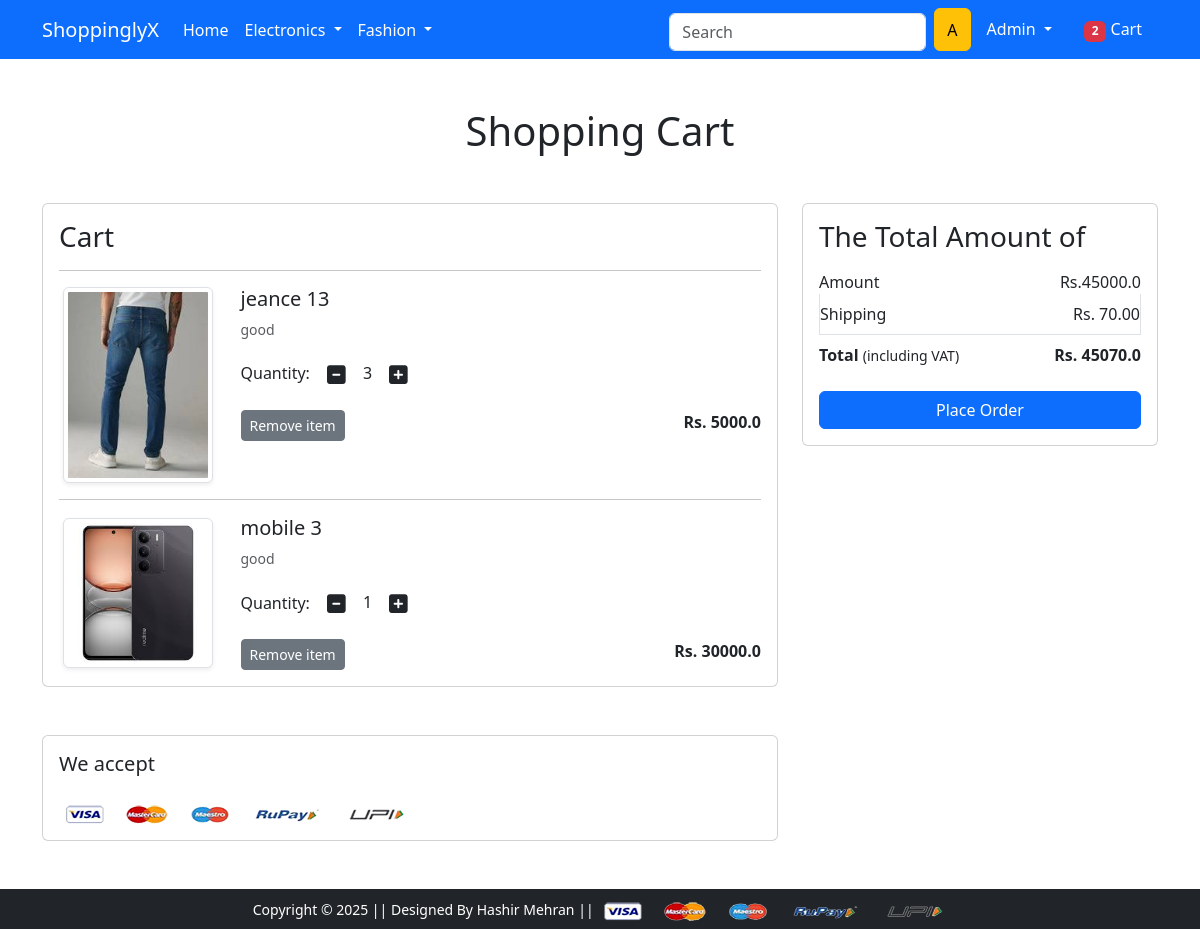
The app's page /cart/ (signed in) with its own data.
### app/models.py (models this page shows, shortened)
class Cart(models.Model):
    user     = models.ForeignKey(User, on_delete=models.CASCADE)
    product  = models.ForeignKey(Product, on_delete=models.CASCADE)
    quantity = models.PositiveIntegerField(default=1)

class Product(models.Model):
    title            = models.CharField(max_length=100)
    selling_price    = models.FloatField()
    discounted_price = models.FloatField()
    description      = models.TextField()
    brand            = models.CharField(max_length=100)
    category         = models.CharField(choices=CATEGORY_CHOICES, max_length=2)
    product_image    = models.ImageField(upload_to='productimg')

### app/views.py (the view)
# urls.py: path('cart/', views.show_cart, name='showcart'),
@login_required
def show_cart(request):
    if request.user.is_authenticated:
        user = request.user
        cart = Cart.objects.filter(user=user)
        cart_item_count = cart.count()
        amount = 0.0
        shipping_amount = 70.0
        totalamount = 0.0
        if cart.exists():
            for p in cart:
                tempamount = p.quantity * p.product.discounted_price
                amount += tempamount
            totalamount = amount + shipping_amount
            return render(request, 'app/addtocart.html', {'carts': cart, 'amount': amount, 'totalamount': totalamount, 'cart_item_count': cart_item_count})
        else:
            return render(request, 'app/emptycart.html')

### app/context_processors.py (called while the page is built)
def cart_item_count(request):
    cart_count = 0
    if request.user.is_authenticated:
        cart_count = Cart.objects.filter(user=request.user).count()  # Count items in the cart
    return {'cart_item_count': cart_count}

### app/templates/app/addtocart.html (shortened to what this page needs)
{% extends 'app/base.html' %}
{% load static %}
{% block main-content %}
<div class="container my-5">
 <div class="row">
  <h1 class="text-center mb-5">Shopping Cart</h1>
  <div class="col-sm-8">
  <div class="card">
   <div class="card-body">
    <h3>Cart</h3>
    {% for cart in carts%}
    <hr>
    <div class="row">
     <div class="col-sm-3 text-center align-self-center"><img src="{{cart.product.product_image.url}}" alt="" srcset="" class="img-fluid img-thumbnail shadow-sm" height="150" width="150"> </div>
     <div class="col-sm-9">
      <div>
       <h5>{{cart.product.title}}</h5>
       <p class="mb-2 text-muted small">{{cart.product.description}}</p>
       <div class="my-3">
          <label for="quantity">Quantity:</label>
          <a class="minus-cart btn" pid="{{cart.product.id}}"><i class="fas fa-minus-square fa-lg"></i></a>
            <span id="quantity">{{cart.quantity}}</span>
          <a class="plus-cart btn"pid="{{cart.product.id}}"><i class="fas fa-plus-square fa-lg"></i></a>
        </div>
        <div class="d-flex justify-content-between">
          <a href="#" class="btn btn-sm btn-secondary mr-3 remove-cart"pid="{{cart.product.id}}">Remove item </a>
          <p class="mb-0"><span><strong>Rs. {{cart.product.discounted_price}}</strong></span></p>
       </div>
      </div>
     </div>
    </div>
    {% endfor %}
   </div>
   </div>
  </div>
  <div class="col-sm-4">
   <div class="card">
    <div class="card-body">
      <h3>The Total Amount of</h3>
      <ul class="list-group">
       <li class="list-group-item d-flex justify-content-between align-items-center border-0 px-0 pb-0">Amount<span id="amount">Rs.{{amount}}</span></li>
       <li class="list-group-item d-flex justify-content-between align-items-center px-0">Shipping<span>Rs. 70.00</span></li>
       <li class="list-group-item d-flex justify-content-between align-items-center border-0 px-0 mb-3">
        <div>
           <strong>Total</strong> <small>(including VAT)</small>
         </div>
         <span><strong>Rs.<strong id="totalamount"> {{totalamount}}</strong></strong></span>
       </li>
      </ul>
      <div class="d-grid"><a href="{% url 'checkout' %}" class="btn btn-primary">Place Order</a></div>
    </div>
   </div>
  </div>
 </div>
</div>
<div class="container">
 <div class="row">
  <div class="col-sm-8">
   <div class="card">
    <div class="card-body">
      <h5 class="mb-4">We accept</h5>
      <img src="{% static 'app/images/payment.png' %}" alt="" class="img-fluid">
    </div>
  </div>
  </div>
 </div>
</div>
{% endblock main-content %}

### app/templates/app/base.html (shortened to what this page needs)
<!doctype html>
{% load static %}
<html lang="en">
  <head>
    <link href="https://cdn.jsdelivr.net/npm/bootstrap@5.0.0-beta1/dist/css/bootstrap.min.css" rel="stylesheet">
    <link href="https://cdn.jsdelivr.net/npm/bootstrap@5.3.0-alpha1/dist/css/bootstrap.min.css" rel="stylesheet" />
    <link rel="stylesheet" href="{% static 'app/css/owl.carousel.min.css' %}">
    <link rel="stylesheet" href="{% static 'app/css/all.min.css' %}">
    <link rel="stylesheet" href="{% static 'app/css/style.css' %}">
  </head>
  <body>
    <nav class="navbar navbar-expand-lg navbar-dark bg-primary">
     <div class="container">
       <a class="navbar-brand" href="/">ShoppinglyX</a>
       <div class="collapse navbar-collapse" id="navbarSupportedContent">
         <ul class="navbar-nav me-auto mb-2 mb-lg-0">
           <li class="nav-item">
             <a class="nav-link active" aria-current="page" href="/">Home</a>
           </li>
           <li class="nav-item dropdown">
             <a class="nav-link dropdown-toggle text-white" href="#" id="electronicsDropdown" role="button" data-bs-toggle="dropdown" aria-expanded="false">
               Electronics
             </a>
           </li>
           <li class="nav-item dropdown">
             <a class="nav-link dropdown-toggle text-white" href="#" id="fashionDropdown" role="button" data-bs-toggle="dropdown" aria-expanded="false">
               Fashion
             </a>
           </li>
         </ul>
         <form class="d-flex">
           <input class="form-control me-2" type="search" placeholder="Search" aria-label="Search">
           <button class="btn btn-warning" type="submit">
            {{ request.user.username|slice:":1"|capfirst }}
        </button>
         </form>
         <div>
          <ul class="navbar-nav me-auto mb-2 mb-lg-0">
            {% if request.user.is_authenticated %}
           <li class="nav-item dropdown mx-2">
              <a class="nav-link dropdown-toggle text-white" href="#" id="profileDropdown" role="button" data-bs-toggle="dropdown" aria-expanded="false">
                {{request.user.username|capfirst}}
              </a>
            </li>
            <li class="nav-item mx-2">
              <a href="{% url 'showcart' %}" class="nav-link text-white">
                  {% if cart_item_count > 0 %}
                      <span class="badge bg-danger">{{ cart_item_count }}</span>
                  {% endif %}
                  Cart
              </a>
          </li>
          {% endif %}
          </ul>
         </div>
       </div>
     </div>
    </nav>
    {% block main-content %} {% endblock main-content %}
    <footer class="container-fluid bg-dark text-center p-2 mt-5">
        <small class="text-white">Copyright &copy; 2025 || Designed By Hashir Mehran || </small>
        <img src="{% static 'app/images/payment.png' %}" alt="" srcset="" class="img-fluid" height="2px">
    </footer>
  </body>
</html>

### app/templates/app/base.html (style rules this page uses)
form input, form select, form textarea { width: 100%; padding: 10px; margin-top: 5px; box-sizing: border-box; }

### records on screen
Cart: product.product_image (picture), product "jeance 13", product.description "good", quantity "3", product.discounted_price "5000.0"
Cart: product.product_image (picture), product "mobile 3", product.description "good", quantity "1", product.discounted_price "30000.0"

### other values on screen
{{ request.user.username|slice:":1"|capfirst }} "A"
{{ request.user.username|capfirst }} "Admin"
{{ cart_item_count }} "2"
{{ amount }} "45000.0"
{{ totalamount }} "45070.0"
